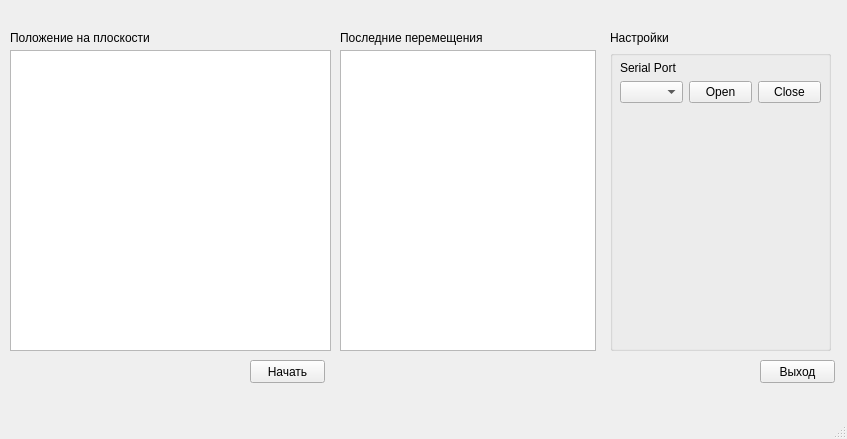
<?xml version="1.0" encoding="UTF-8"?>
<ui version="4.0">
 <class>MainWindow</class>
 <widget class="QMainWindow" name="MainWindow">
  <property name="geometry">
   <rect>
    <x>0</x>
    <y>0</y>
    <width>847</width>
    <height>439</height>
   </rect>
  </property>
  <property name="windowTitle">
   <string>MainWindow</string>
  </property>
  <widget class="QWidget" name="centralwidget">
   <widget class="QGraphicsView" name="plane">
    <property name="geometry">
     <rect>
      <x>10</x>
      <y>50</y>
      <width>321</width>
      <height>301</height>
     </rect>
    </property>
    <property name="backgroundBrush">
     <brush brushstyle="NoBrush">
      <color alpha="255">
       <red>62</red>
       <green>62</green>
       <blue>62</blue>
      </color>
     </brush>
    </property>
   </widget>
   <widget class="QLabel" name="label">
    <property name="geometry">
     <rect>
      <x>10</x>
      <y>30</y>
      <width>161</width>
      <height>16</height>
     </rect>
    </property>
    <property name="text">
     <string>Положение на плоскости</string>
    </property>
   </widget>
   <widget class="QTableView" name="tableView">
    <property name="geometry">
     <rect>
      <x>340</x>
      <y>50</y>
      <width>256</width>
      <height>301</height>
     </rect>
    </property>
   </widget>
   <widget class="QLabel" name="label_2">
    <property name="geometry">
     <rect>
      <x>340</x>
      <y>30</y>
      <width>161</width>
      <height>16</height>
     </rect>
    </property>
    <property name="text">
     <string>Последние перемещения</string>
    </property>
   </widget>
   <widget class="QGroupBox" name="settings_boc">
    <property name="geometry">
     <rect>
      <x>610</x>
      <y>50</y>
      <width>221</width>
      <height>301</height>
     </rect>
    </property>
    <property name="title">
     <string/>
    </property>
    <widget class="QLabel" name="label_4">
     <property name="geometry">
      <rect>
       <x>10</x>
       <y>10</y>
       <width>61</width>
       <height>16</height>
      </rect>
     </property>
     <property name="text">
      <string>Serial Port</string>
     </property>
    </widget>
    <widget class="QWidget" name="">
     <property name="geometry">
      <rect>
       <x>10</x>
       <y>30</y>
       <width>201</width>
       <height>25</height>
      </rect>
     </property>
     <layout class="QHBoxLayout" name="horizontalLayout">
      <item>
       <widget class="QComboBox" name="comboBox"/>
      </item>
      <item>
       <widget class="QPushButton" name="open_btn">
        <property name="text">
         <string>Open</string>
        </property>
       </widget>
      </item>
      <item>
       <widget class="QPushButton" name="close_btn">
        <property name="text">
         <string>Close</string>
        </property>
       </widget>
      </item>
     </layout>
    </widget>
   </widget>
   <widget class="QLabel" name="label_3">
    <property name="geometry">
     <rect>
      <x>610</x>
      <y>30</y>
      <width>161</width>
      <height>16</height>
     </rect>
    </property>
    <property name="text">
     <string>Настройки</string>
    </property>
   </widget>
   <widget class="QPushButton" name="start_btn">
    <property name="geometry">
     <rect>
      <x>250</x>
      <y>360</y>
      <width>75</width>
      <height>23</height>
     </rect>
    </property>
    <property name="text">
     <string>Начать</string>
    </property>
   </widget>
   <widget class="QPushButton" name="exit_btn">
    <property name="geometry">
     <rect>
      <x>760</x>
      <y>360</y>
      <width>75</width>
      <height>23</height>
     </rect>
    </property>
    <property name="text">
     <string>Выход</string>
    </property>
   </widget>
  </widget>
  <widget class="QMenuBar" name="menubar">
   <property name="geometry">
    <rect>
     <x>0</x>
     <y>0</y>
     <width>847</width>
     <height>21</height>
    </rect>
   </property>
  </widget>
  <widget class="QStatusBar" name="statusbar"/>
 </widget>
 <resources/>
 <connections/>
</ui>
